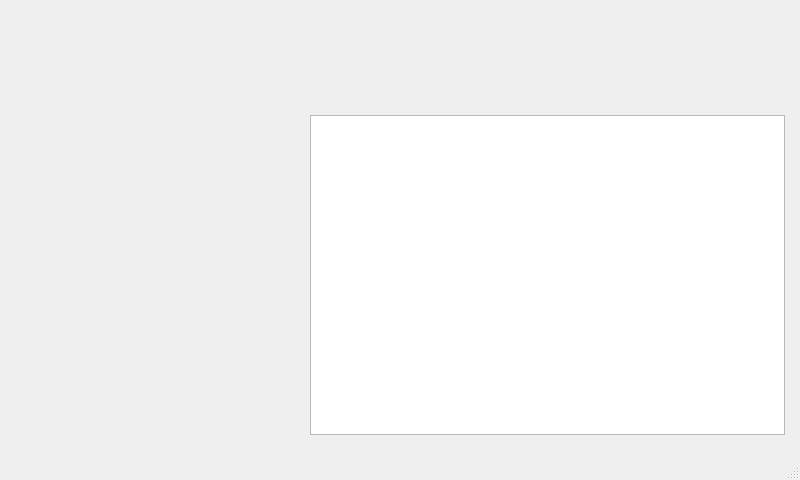
<?xml version="1.0" encoding="UTF-8"?>
<ui version="4.0">
 <class>MainWindow</class>
 <widget class="QMainWindow" name="MainWindow">
  <property name="geometry">
   <rect>
    <x>0</x>
    <y>0</y>
    <width>800</width>
    <height>480</height>
   </rect>
  </property>
  <property name="maximumSize">
   <size>
    <width>800</width>
    <height>480</height>
   </size>
  </property>
  <property name="cursor">
   <cursorShape>CrossCursor</cursorShape>
  </property>
  <property name="windowTitle">
   <string>MainWindow</string>
  </property>
  <widget class="QWidget" name="centralwidget">
   <widget class="QTableWidget" name="goodstableWidget">
    <property name="geometry">
     <rect>
      <x>310</x>
      <y>115</y>
      <width>475</width>
      <height>320</height>
     </rect>
    </property>
    <property name="font">
     <font>
      <pointsize>20</pointsize>
      <weight>75</weight>
      <bold>true</bold>
     </font>
    </property>
    <property name="cursor" stdset="0">
     <cursorShape>CrossCursor</cursorShape>
    </property>
    <property name="autoFillBackground">
     <bool>false</bool>
    </property>
    <property name="editTriggers">
     <set>QAbstractItemView::NoEditTriggers</set>
    </property>
    <property name="dragDropOverwriteMode">
     <bool>false</bool>
    </property>
    <property name="rowCount">
     <number>0</number>
    </property>
    <property name="columnCount">
     <number>2</number>
    </property>
    <attribute name="horizontalHeaderVisible">
     <bool>false</bool>
    </attribute>
    <attribute name="horizontalHeaderDefaultSectionSize">
     <number>100</number>
    </attribute>
    <attribute name="horizontalHeaderShowSortIndicator" stdset="0">
     <bool>false</bool>
    </attribute>
    <attribute name="horizontalHeaderStretchLastSection">
     <bool>true</bool>
    </attribute>
    <attribute name="verticalHeaderDefaultSectionSize">
     <number>100</number>
    </attribute>
    <attribute name="verticalHeaderShowSortIndicator" stdset="0">
     <bool>false</bool>
    </attribute>
    <column/>
    <column/>
   </widget>
   <widget class="QLabel" name="backLabel">
    <property name="geometry">
     <rect>
      <x>0</x>
      <y>0</y>
      <width>800</width>
      <height>480</height>
     </rect>
    </property>
    <property name="text">
     <string/>
    </property>
   </widget>
   <zorder>backLabel</zorder>
   <zorder>goodstableWidget</zorder>
  </widget>
  <widget class="QStatusBar" name="statusbar">
   <property name="cursor">
    <cursorShape>UpArrowCursor</cursorShape>
   </property>
  </widget>
 </widget>
 <resources/>
 <connections/>
</ui>
